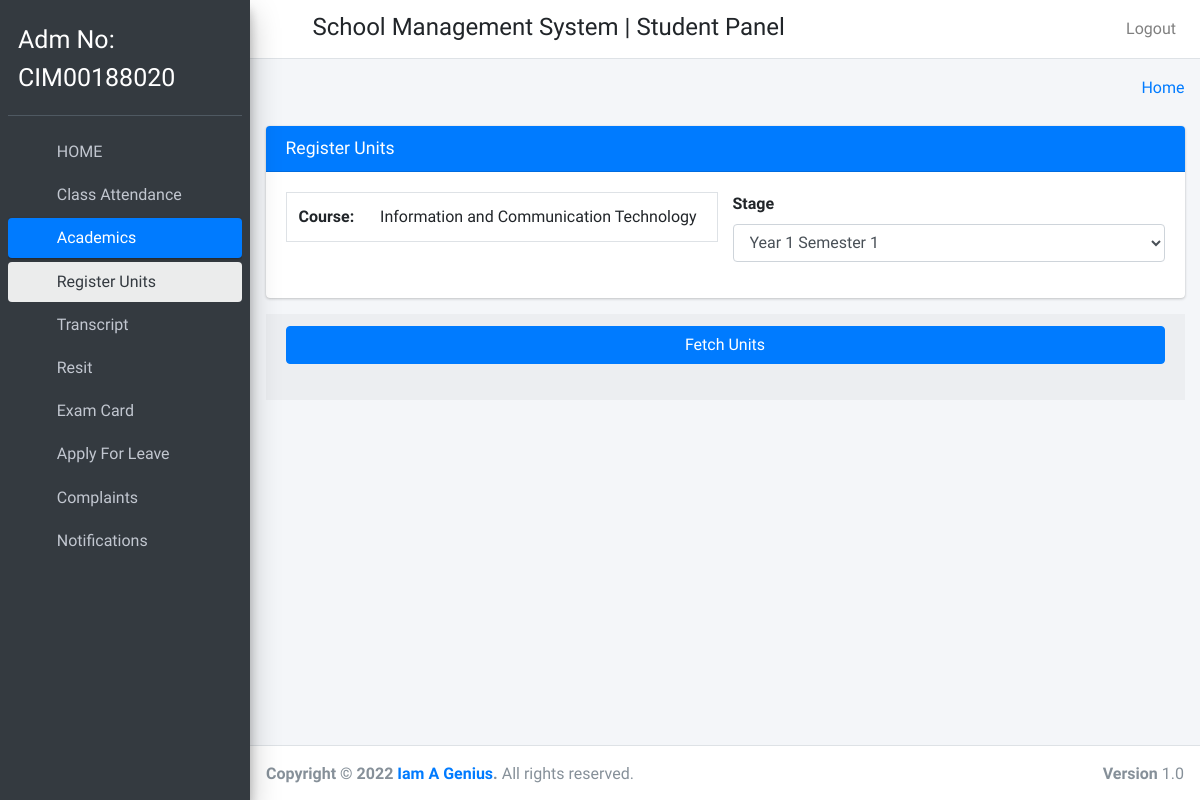
Screenshot of /unit_registration (signed in) with the database file from the repository.
### Student/models.py (models this page shows)
class CustomUser(AbstractUser):
    user_type_data=((1,"HOD"),(3,"staff"),(4,"student"),(2,"admin"))
    user_type= models.CharField(default=1, choices=user_type_data,max_length=10)

class students(models.Model):
    id=models.AutoField(primary_key=True)
    admin = models.OneToOneField(CustomUser, on_delete=models.CASCADE)
    gender = models.CharField(max_length=50)
    profile_pic = models.FileField()
    address = models.TextField()
    course_id=models.ForeignKey(courses,on_delete=models.SET_DEFAULT,default=1)
    dept_id = models.ForeignKey(department,on_delete=models.SET_DEFAULT,default=1)
    session_year_id = models.ForeignKey(sessionmodel,on_delete=models.CASCADE)
    stage_id = models.ForeignKey(semester,on_delete=models.SET_DEFAULT,default=19)
    status = models.BooleanField(default=False)
    created_at = models.DateTimeField(auto_now_add=True)
    updated_at = models.DateTimeField(auto_now_add=True)
    fcm_token=models.TextField(default="")
    objects=models.Manager()

class courses(models.Model):
    id = models.AutoField(primary_key=True)
    course_name = models.CharField(max_length=250)
    dept_id = models.ForeignKey(department,on_delete=models.CASCADE,default=1)
    created_at = models.DateTimeField(auto_now_add=True)
    updated_at = models.DateTimeField(auto_now_add=True)
    objects=models.Manager()

class semester(models.Model):
    id = models.AutoField(primary_key=True)
    stage = models.CharField(max_length=250,default=1.1)
    created_at = models.DateTimeField(auto_now_add=True)
    updated_at = models.DateTimeField(auto_now_add=True)
    objects = models.Manager()

### Student/student_views.py (the view)
# urls.py: path('unit_registration',student_views.unit_registration,name="unit_registration"),
def unit_registration(request):
    student_obj = students.objects.get(admin=request.user.id)
    notification = notificationstudent.objects.filter(student_id=student_obj.id, read=False).order_by("-id")
    notifications = notificationstudent.objects.filter(student_id=student_obj.id, read=False).count()
    subject_data = subject.objects.filter(course_id=student_obj.course_id)
    Stage = students.objects.get(admin=request.user.id)
    Unit = registrationreport.objects.filter(student_id=request.user.id,semester_id=student_obj.stage_id.id)
    context = {
        "Stage":Stage,
        "student_obj":student_obj,
        "subject_data":subject_data,
        "notification":notification,
        "notifications":notifications,
        "Unit":Unit
    }
    return render(request,"student_template/unit_registration.html", context)

### templates/student_template/unit_registration.html (shortened to what this page needs)
{% extends "student_template/base_template.html" %}
{% load static %}
{% block main_content %}
<section class="content">
      <div class="container-fluid">
        <div class="row">
          <div class="col-md-12">
            <div class="card card-primary">
                <div class="card-header">
                    <h3 class="card-title">Register Units</h3>
                </div>
                <div class="card-body">
                    <div class="row">
                        <div class="col-lg-6">
                            <table class="table border">
                                <tr>
                                    <td class="text-bold">Course:</td>
                                    <td>{{ student_obj.course_id.course_name }}</td>
                                </tr>
                            </table>
                        </div>
                        <div class="col-lg-6">
                          <div class="form-group">
                            {% if Stage.status == 1 %}
                                <label>Stage</label>
                                <select class="form-control"  name="stage" id="stage">
                                  <option value="{{ Stage.stage_id.id }}">{{ Stage.stage_id.stage }}</option>
                                </select>
                            {% endif %}
                          </div>
                        </div>
                    </div>
                  </div>
                </div>
                <div class="card-footer">
                    <button type="button" class="btn btn-primary btn-block " id="fetch_units">Fetch Units</button>
                </div>
                <div id="student_data" class="card-footer" ></div>
            </div>
          </div>
        </div>
      </div>
{% endblock main_content %}

### templates/student_template/sidebar.html (shortened to what this page needs)
{% load static %}
<aside class="main-sidebar sidebar-dark-primary elevation-4">
    <div class="sidebar">
      <div class="user-panel mt-3 pb-3 mb-3 d-flex username">
        <div class="info">
            Adm No:<br/>{{ user.username }}
        </div>
      </div>
      <nav class="mt-2">
        <ul class="nav nav-pills nav-sidebar flex-column" data-widget="treeview" role="menu" data-accordion="false">
          <li class="nav-item">
            {% url 'student_home' as student_home %}
            {% url 'student_profile' as student_profile %}
            <a href="{{ student_home }}" class="nav-link {% if request.path == student_profile %} active {% endif %} {% if request.path == student_home %} active {% endif %} ">
              <i class="nav-icon fas fa-home"></i>
              <p>
                HOME
              </p>
            </a>
          </li>
          <li class="nav-item">
            {% url 'student_view_attendance' as student_view_attendance %}
            {% url 'student_view_attendance_save' as student_view_attendance_save %}
            <a href="{{ student_view_attendance }}" class="nav-link {% if request.path == student_view_attendance_save %} active {% endif %} {% if request.path == student_view_attendance %} active {% endif %} ">
              <i class="nav-icon fas fa-user"></i>
              <p>
                Class Attendance
              </p>
            </a>
          </li>
          {% url 'unit_registration' as unit_registration %}
          {% url 'student_view_result' as student_view_result %}
          {% url 'resit' as resit %}
          {% url 'Units' as Units %}
          <li class="nav-item has-treeview {% if request.path == unit_registration %} menu-open {% endif %} ">
            <a href="#" class="nav-link {% if request.path == unit_registration %} active {% endif %}
            {% if request.path == Units %} active {% endif %}">
              <i class="nav-icon fas fa-tachometer-alt"></i>
              <p>
                Academics
                <i class="right fas fa-angle-left"></i>
              </p>
            </a>
            <ul class="nav nav-treeview">
              <li class="nav-item">
                <a href="{% url 'unit_registration' %}" class="nav-link {% if request.path == unit_registration %} active {% endif %}">
                  <i class="far fa-circle nav-icon"></i>
                  <p>Register Units</p>
                </a>
              </li>
              <li class="nav-item">
                <a href="{% url 'student_view_result' %}" class="nav-link {% if request.path == student_view_result %} active {% endif %}
                 {% if request.path == student_view_result %} active {% endif %} ">
                  <i class="far fa-circle nav-icon"></i>
                  <p>Transcript</p>
                </a>
              </li>
              <li class="nav-item">
                <a href="{{ resit }}" class="nav-link {% if request.path == resit %} active {% endif %}">
                  <i class="far fa-circle nav-icon"></i>
                  <p>
                    Resit
                  </p>
                </a>
              </li>
              <li class="nav-item">
                <a href="{{ Units }}" class="nav-link {% if request.path == Units %} active {% endif %}" >
                  <i class="far fa-circle nav-icon"></i>
                  <p>
                    Exam Card
                  </p>
                </a>
              </li>
            </ul>
          </li>
          <li class="nav-item">
            {% url 'student_apply_leave' as student_apply_leave %}
            <a href="{{ student_apply_leave }}" class="nav-link {% if request.path == student_apply_leave %} active {% endif %} ">
              <i class="nav-icon fas fa-user-times"></i>
              <p>
                Apply For Leave
              </p>
            </a>
          </li>
          <li class="nav-item">
            {% url 'student_feedback' as student_feedback %}
            <a href="{{ student_feedback }}" class="nav-link {% if request.path == student_feedback %} active {% endif %} ">
              <i class="nav-icon fas fa-envelope"></i>
              <p>
                Complaints
              </p>
            </a>
          </li>
          <li class="nav-item">
            {% url 'student_all_notification' as student_all_notification %}
            <a href="{{ student_all_notification }}" class="nav-link {% if request.path == student_all_notification %} active {% endif %} ">
              <i class="nav-icon fas fa-share-square"></i>
              <p>
                Notifications
              </p>
            </a>
          </li>
        </ul>
      </nav>
    </div>
  </aside>

### templates/student_template/sidebar.html (style rules this page uses)
.user-panel.mt-3.pb-3.mb-3.d-flex.username { color:#fff; height:100px; font-size:25px; width:auto; }

### rows the page displays
CustomUser: username "CIM00188020"
students: course_id.course_name "Information and Communication Technology", stage "Year 1 Semester 1"
